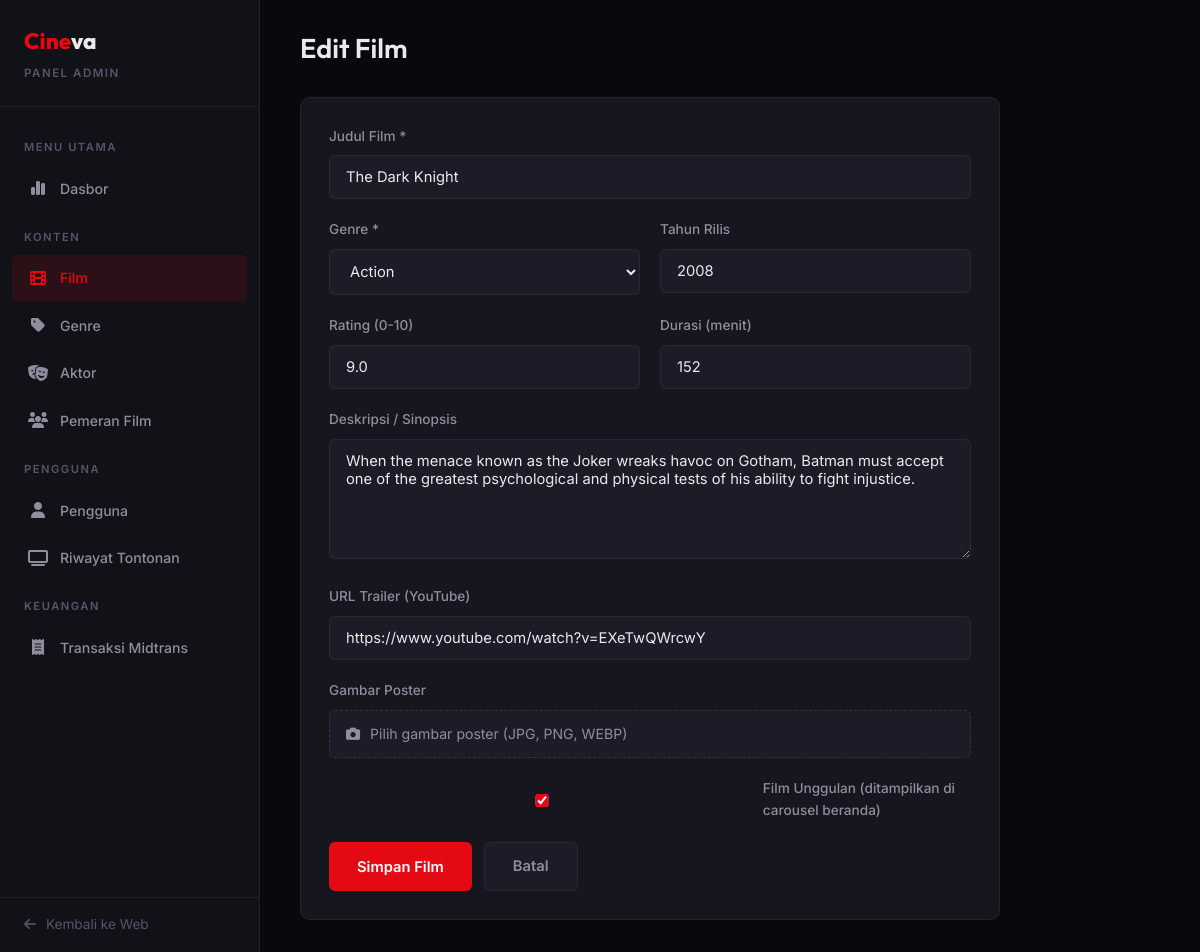
The app's page /admin/movie-form.php?id=1 (signed in) with its own data.
### tables this page shows
CREATE TABLE movies (
    id INT AUTO_INCREMENT PRIMARY KEY,
    genre_id INT NOT NULL,
    title VARCHAR(255) NOT NULL,
    description TEXT,
    poster_url VARCHAR(500) DEFAULT '',
    year INT,
    rating DECIMAL(3,1) DEFAULT 0,
    duration INT DEFAULT 0,
    trailer_url VARCHAR(500) DEFAULT '',
    is_featured TINYINT(1) DEFAULT 0,
    created_at TIMESTAMP DEFAULT CURRENT_TIMESTAMP,
    FOREIGN KEY (genre_id) REFERENCES genres(id) ON DELETE CASCADE
);

CREATE TABLE genres (
    id INT AUTO_INCREMENT PRIMARY KEY,
    name VARCHAR(100) NOT NULL,
    description TEXT
);

### admin/movie-form.php (the view, shortened to what this page needs)
<?php
include __DIR__ . '/includes/admin-header.php';
include __DIR__ . '/includes/sidebar.php';
$id = (int)($_GET['id'] ?? 0);
$movie = null;
if ($id) {
    $stmt = $conn->prepare("SELECT * FROM movies WHERE id = ?");
    $stmt->bind_param("i", $id);
    $stmt->execute();
    $movie = $stmt->get_result()->fetch_assoc();
}
$genres = $conn->query("SELECT * FROM genres ORDER BY name");
?>
<main class="admin-main">
    <div class="admin-topbar">
        <h1><?= $id ? 'Edit Film' : 'Tambah Film' ?></h1>
    </div>
    <div class="admin-card" style="max-width:700px;">
        <div style="padding:28px;">
            <form method="POST" enctype="multipart/form-data" class="admin-form">
                <div class="form-group">
                    <label for="title">Judul Film *</label>
                    <input type="text" id="title" name="title" value="<?= htmlspecialchars($movie['title'] ?? $_POST['title'] ?? '') ?>" required>
                </div>
                <div class="form-row">
                    <div class="form-group">
                        <label for="genre_id">Genre *</label>
                        <select id="genre_id" name="genre_id" required>
                            <?php while ($g = $genres->fetch_assoc()): ?>
                            <option value="<?= $g['id'] ?>" <?= ($movie['genre_id'] ?? $_POST['genre_id'] ?? '') == $g['id'] ? 'selected' : '' ?>><?= htmlspecialchars($g['name']) ?></option>
                            <?php endwhile; ?>
                        </select>
                    </div>
                    <div class="form-group">
                        <label for="year">Tahun Rilis</label>
                        <input type="number" id="year" name="year" value="<?= $movie['year'] ?? $_POST['year'] ?? date('Y') ?>" min="1900" max="2100">
                    </div>
                </div>
                <div class="form-row">
                    <div class="form-group">
                        <label for="rating">Rating (0-10)</label>
                        <input type="number" id="rating" name="rating" value="<?= $movie['rating'] ?? $_POST['rating'] ?? '0' ?>" min="0" max="10" step="0.1">
                    </div>
                    <div class="form-group">
                        <label for="duration">Durasi (menit)</label>
                        <input type="number" id="duration" name="duration" value="<?= $movie['duration'] ?? $_POST['duration'] ?? '0' ?>" min="0">
                    </div>
                </div>
                <div class="form-group">
                    <label for="description">Deskripsi / Sinopsis</label>
                    <textarea id="description" name="description"><?= htmlspecialchars($movie['description'] ?? $_POST['description'] ?? '') ?></textarea>
                </div>
                <div class="form-group">
                    <label for="trailer_url">URL Trailer (YouTube)</label>
                    <input type="url" id="trailer_url" name="trailer_url" value="<?= htmlspecialchars($movie['trailer_url'] ?? $_POST['trailer_url'] ?? '') ?>" placeholder="https://www.youtube.com/watch?v=...">
                </div>
                <div class="form-group">
                    <label>Gambar Poster</label>
                    <div class="file-input-wrapper">
                        <div class="file-input-label">
                            <span><i class="fa-solid fa-camera"></i></span>
                            <span class="file-input-text">Pilih gambar poster (JPG, PNG, WEBP)</span>
                        </div>
                    </div>
                </div>
                <div class="form-group">
                    <label style="display:flex; align-items:center; gap:8px; cursor:pointer;">
                        <input type="checkbox" name="is_featured" value="1" <?= ($movie['is_featured'] ?? 0) ? 'checked' : '' ?> style="accent-color:var(--accent);">
                        Film Unggulan (ditampilkan di carousel beranda)
                    </label>
                </div>
                <div class="form-actions">
                    <button type="submit" class="btn-submit">Simpan Film</button>
                    <a href="/cineva/admin/movies.php" class="btn-cancel">Batal</a>
                </div>
            </form>
        </div>
    </div>
</main>
</div>
</body>
</html>

### assets/css/style.css (style rules this page uses)
:root { --bg-primary: #08080d; --bg-secondary: #111118; --bg-card: #16161f; --bg-elevated: #1c1c28; --bg-glass: rgba(17, 17, 24, 0.85); --accent: #e50914; --accent-hover: #b80710; --accent-soft: rgba(229, 9, 20, 0.12); --gold: #f5c518; --gold-soft: rgba(245, 197, 24, 0.15); --green: #2dd4a8; --text-primary: #eaeaea; --text-secondary: #8e8e9f; --text-dim: #55556a; --border: rgba(255, 255, 255, 0.06); --border-light: rgba(255, 255, 255, 0.1); --shadow-sm: 0 2px 8px rgba(0, 0, 0, 0.3); --shadow-md: 0 8px 24px rgba(0, 0, 0, 0.4); --shadow-lg: 0 16px 48px rgba(0, 0, 0, 0.5); --radius-sm: 6px; --radius-md: 10px; --radius-lg: 16px; --radius-xl: 24px; --transition: 0.3s cubic-bezier(0.25, 0.46, 0.45, 0.94); --container: 1400px; --nav-height: 68px; }
*, *::before, *::after { margin: 0; padding: 0; box-sizing: border-box; }
html { scroll-behavior: smooth; -webkit-font-smoothing: antialiased; }
body { font-family: 'Inter', sans-serif; background: var(--bg-primary); color: var(--text-primary); line-height: 1.6; overflow-x: hidden; min-height: 100vh; }
h1, h2, h3, h4, h5, h6 { font-family: 'Outfit', sans-serif; font-weight: 600; line-height: 1.2; }
a { text-decoration: none; color: inherit; transition: color var(--transition); }
.form-group { margin-bottom: 20px; }
.form-group label { display: block; font-size: 0.85rem; font-weight: 500; color: var(--text-secondary); margin-bottom: 8px; }
.form-group input, .form-group textarea, .form-group select { width: 100%; padding: 12px 16px; background: var(--bg-elevated); border: 1px solid var(--border); border-radius: var(--radius-sm); color: var(--text-primary); font-family: 'Inter', sans-serif; font-size: 0.92rem; outline: none; transition: border-color var(--transition); }
.form-group select option { background: var(--bg-card); }
.btn-submit { display: inline-flex; align-items: center; gap: 8px; background: var(--accent); color: white; padding: 12px 28px; border-radius: var(--radius-sm); font-family: 'Inter', sans-serif; font-size: 0.92rem; font-weight: 600; border: none; cursor: pointer; transition: all var(--transition); }

### assets/css/admin.css (style rules this page uses)
.admin-main { flex: 1; margin-left: 260px; padding: 32px 40px; }
.admin-topbar { display: flex; align-items: center; justify-content: space-between; margin-bottom: 32px; }
.admin-topbar h1 { font-size: 1.7rem; }
.admin-card { background: var(--bg-card); border: 1px solid var(--border); border-radius: var(--radius-md); overflow: hidden; }
.admin-form { max-width: 700px; }
.admin-form .form-row { display: grid; grid-template-columns: 1fr 1fr; gap: 20px; }
.admin-form .form-group textarea { min-height: 120px; resize: vertical; }
.admin-form .form-actions { display: flex; gap: 12px; margin-top: 8px; }
.btn-cancel { display: inline-flex; align-items: center; padding: 12px 28px; border-radius: var(--radius-sm); font-family: 'Inter', sans-serif; font-size: 0.92rem; font-weight: 600; background: var(--bg-elevated); color: var(--text-secondary); border: 1px solid var(--border); cursor: pointer; transition: all var(--transition); }
.file-input-wrapper { position: relative; }
.file-input-label { display: flex; align-items: center; gap: 10px; padding: 12px 16px; background: var(--bg-elevated); border: 1px dashed var(--border-light); border-radius: var(--radius-sm); color: var(--text-secondary); font-size: 0.88rem; cursor: pointer; transition: all var(--transition); }

### records on screen
movies: title "The Dark Knight", genre_id "Action", year "2008", rating "9.0", duration "152", description "When the menace known as the Joker wreaks havoc on Gotham, Batman must accept one of the greatest psychological and physical tests of his ability to fight injustice.", trailer_url "https://www.youtube.com/watch?v=EXeTwQWrcwY", is_featured "☑"
